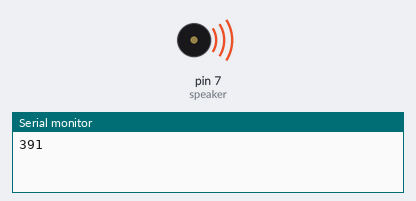
Bench run of a sketch on a simulated Arduino Uno, built with avr-gcc and run on an emulated ATmega328P. Shown: buzzer (waves = sounding), the last lines printed to the serial monitor.

Above: at 0.5 s.
At 15.0 s:
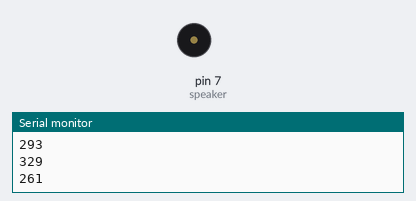
Timing chart, 0 to 20.8 s (numbered marks = the images above):
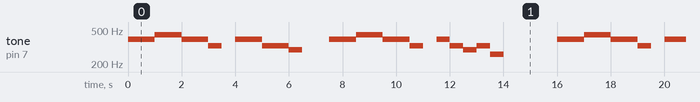

The sketch:

active_buzzer.ino
```cpp
#define c 261 // 도 - 4옥타브
#define d 293 // 레
#define e 329 // 미
#define f 349 // 파
#define g 391 // 솔
#define a 440 // 라
#define b 493 // 시
#define c5 523  // 도 - 5옥타브

#define buzzer 8
#define speaker 7

#define sw 12

int music[]={g, g, a, a, g, g, e, 0, g, g, e, e, d, 0, 0, g, g, a, a, g, g, e, 0, g, e, d, e, c};  // 학교종이 땡댕댕

void setup() {
  Serial.begin(9600);
//  pinMode(buzzer, OUTPUT);
//  pinMode(sw, INPUT);
  pinMode(speaker, OUTPUT);
}

int key_flag=0;
int swOk=0;

void key_input(){
  int key=0;

  while(1){   // 키 입력, 디바운싱기능 추가
    if(digitalRead(sw)==LOW){     // key press down and count up for debouncing
      key_flag=1;
      key++;
    }

    else{                           // key up
      key_flag=0;

      if(key<50)                   // when key up and the counts of sw is under 50 then all counts be cleared
        key=0;
    }

    delay(1);   // to 50ms for debouncing

    if(key>50 && key_flag==0){       // key debouncing for 50ms
      swOk=1;
      break;
    }
  }
}

void loop() {
  int value;
//  key_input();

  // int value = digitalRead(swOk);
  // Serial.println(value);

  // if(swOk==1){
  //   digitalWrite(buzzer, HIGH);
  //   delay(500);
  //   digitalWrite(buzzer, LOW);
  //   swOk=0;
  // }
  for(int i=0; i<28; i++){
    tone(speaker, music[i], 500);
//    value = digitalRead(speaker);
    Serial.println(music[i]);

    delay(500);
  }
  delay(2000);
}
```
